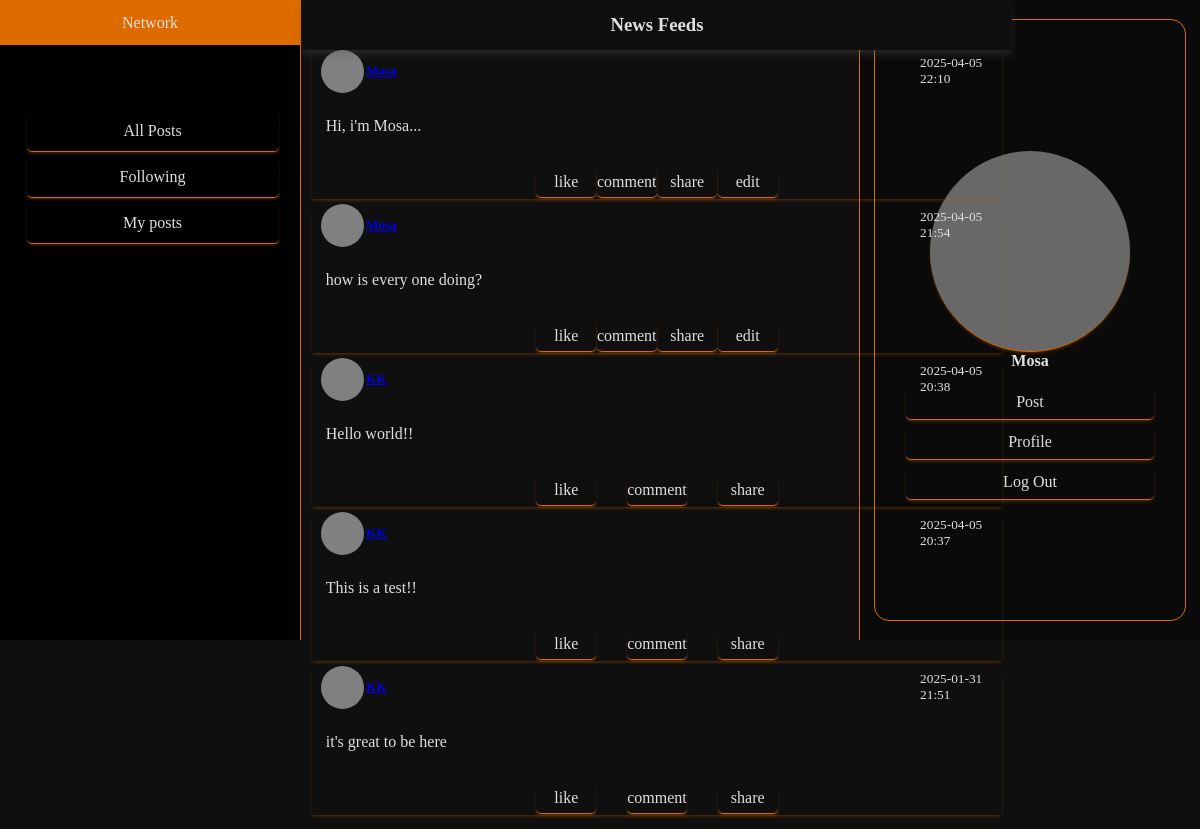
Screenshot of / (signed in) with the database file from the repository.
### network/models.py (models this page shows, shortened)
class User(AbstractUser):
    pass

class Post(models.Model):
    poster = models.ForeignKey(User, on_delete=models.CASCADE, related_name="user")
    content = models.CharField(max_length=800)
    timestamp = models.DateTimeField(auto_now_add=False)

### network/views.py (the view)
# urls.py: path("", views.index, name="index"),
def index(request):
    allPosts = Post.objects.all()
    sortedPosts = allPosts.order_by('-timestamp')
    return render(request, "network/index.html",{"allPosts":sortedPosts})

### network/templates/network/index.html (shortened to what this page needs)
{% extends "network/layout.html" %}
{% block body %}
<div class="feed-container">
    <div class="feeds-heading">
        <h3 class="feeds-title">News Feeds</h3>
    </div>
    {% for post in allPosts %}
        <div class="post-container">
            <div class="post-header">
                <a href="{% url 'profile' poster=post.poster.id %}" class="poster-container">
                    <div class="poster-img"></div>
                    <div class="poster-name"><h5>{{post.poster}}</h5></div>
                </a>
                <div class="post-time"><small id="timestamp-{{post.id}}">{{post.timestamp|date:"Y-m-d H:i"}}</small></div>
            </div>
            <div class="post-body">
                <p class="post-content" id="content-{{post.id}}">{{post.content}}</p>
            </div>
            {% if user.is_authenticated %}
            <div class="post-footer" id="post-footer-{{post.id}}">
                <div class="likes buttons like-button" data-id="{{post.id}}">like</div>
                <div class="comment buttons">comment</div>
                <div class="share buttons">share</div>
                {% if post.poster == user %}
                <div class="edit buttons" data-id="{{post.id}}">edit</div>
                {% endif %}
            </div>
            {% endif %}
        </div>
    {% endfor %}
</div>
{% endblock %}

### network/templates/network/layout.html (shortened to what this page needs)
{% load static %}
<!DOCTYPE html>
<html lang="en">
    <head>
        <link href="{% static 'network/styles.css' %}" rel="stylesheet">
    </head>
    <body>
        <nav class="navbar navbar-expand-lg navbar-light bg-light">
            <a class="navbar-brand" href="#">Network</a>
            <div class="user-nav-bar">
              <ul class="navbar-nav mr-auto">
                <li class="nav-item">
                  <a class="nav-link" href="{% url 'index' %}">All Posts</a>
                </li>
                {% if user.is_authenticated %}
                    <li class="nav-item">
                        <a class="nav-link" href="{% url 'following' %}">Following</a>
                    </li>
                    <li class="nav-item">
                        <a class="nav-link" href="#">My posts</a>
                    </li>
                {% endif %}
              </ul>
            </div>
        </nav>
        <div class="user-panel">
            <div class="user-container">
                {% if user.is_authenticated %}
                    <div class="user-img-name-container">
                        <div class="user-img"></div>
                            <div class="user-name"><strong>{{ user.username }}</strong></div>
                    </div>
                {% endif %}
                <div class="user-actions">
                    {% if user.is_authenticated %}
                        <a class="action nav-item" id="write-post" href="">Post</a>
                        <a href="{% url 'profile' poster=user.id %}" class="action nav-item">Profile</a>
                        <a class="action nav-item" href="{% url 'logout' %}">Log Out</a>
                    {% else %}
                    <a class="action nav-item" href="{% url 'login' %}">Log In</a>
                    <a class="action nav-item" href="{% url 'register' %}">Register</a>
                    {% endif %}
                </div>
            </div>
        </div>
    <div class="feed-container"></div>
        <div class="body">
            {% block body %}
            {% endblock %}
        </div>
    </body>
</html>

### network/static/network/styles.css (style rules this page uses)
:root { --text-color: rgb(224, 224, 224); --brand-color: rgb(221, 107, 0); --border-color: 1px solid rgb(221, 107, 0); --box-shadow: 0 2px 3.5px -1px rgba(221, 107, 0, 0.4); --box-shadow-hover: 0 -2px 10px -1px rgba(201, 201, 201, 0.4); --background-color: rgb(10, 10, 10); --background-color-lite: rgb(15, 15, 15); --background-color-selected: rgb(24, 24, 24); }
html { overflow-y: auto; }
body { background-color: var(--background-color-lite); color: var(--text-color); overflow-x: scroll; }
.nav-link, .navbar-brand { color: var(--text-color); text-decoration: none; }
.navbar { position: fixed; top: 0; left: 0; height: 640px; width: 300px; border-right: var(--border-color); background-color: black; }
.navbar-brand { position: absolute; top: 0; left: 0; width: 100%; height: 45px; display: flex; align-items: center; text-align: center; justify-content: center; color: var(--text-color); background-color: var(--brand-color); }
.user-nav-bar, .navbar-nav { position: relative; top: 45px; width: 280px; height: auto; display: flex; align-items: center; justify-content: center; flex-direction: column; margin-right: 15px; }
.nav-item { position: relative; width: 90%; height: 40px; display: flex; align-items: center; justify-content: center; color: var(--text-color); border-bottom: var(--border-color); box-shadow: var(--box-shadow); border-radius: 5px; margin-top: 5px; }
.feed-container, .login-container, .register-container, .profile-container { position: absolute; top: 0; left: 302px; height: 638px; width: 710px; padding-bottom: 50px; padding-top: 50px; display: flex; align-items: center; flex-direction: column; }
.feeds-heading { position: fixed; top: 0px; left: 302px; width: 710px; height: 50px; display: flex; align-items: center; justify-content: center; background-color: var(--background-color-lite); box-shadow: 0 5px 8px -1px rgba(87, 87, 86, 0.4); z-index: 1; }
.post-container, .login-form, .register-form, .user-details { position: relative; width: 690px; height: auto; margin-top: 5px; margin-bottom: 5px; display: flex; justify-content: center; align-items: center; flex-direction: column; box-shadow: var(--box-shadow); transition: background-color 0.5s ease, box-shadow 0.3s ease, border-bottom 0.8s ease; }
.post-header, .post-body, .post-footer, .edit-footer { position: relative; width: 98%; height: 50px; }
.post-header, .post-footer, .edit-footer { display: flex; flex-direction: row; justify-content: space-between; }
.post-header { top: 0; height: 2em; }
.post-footer, .edit-footer { bottom: 0; height: 2em; }
.post-body { top: 10%; width: 96%; min-height: 7em; max-height: auto; }
.post-content, .edit-text, textarea { position: absolute; width: 100%; height: auto; display: block; opacity: 1; }
.post-footer, .edit-footer { position: absolute; width: 35%; bottom: 0 }
.poster-container { position: relative; justify-self: baseline; align-items: center; width: auto; height: inherit; display: flex; flex-direction: row; }
.poster-img { position: relative; height: 43px; width: 43px; margin: 2px; border-radius: 50%; background-color: gray; }
.post-time { position: relative; width: 75px; height: inherit; display: flex; align-items: center; justify-content: center; }
.likes, .comment, .share, .edit, .edit-buttons { height: 30px; width: 60px; display: flex; align-items: center; justify-content: center; border-bottom: var(--border-color); box-shadow: var(--box-shadow); border-radius: 5px; }
.user-panel { position: fixed; top: 0px; right: 0; width: 340px; height: 640px; display: flex; align-items: center; justify-content: center; border-left: var(--border-color); background-color: var(--background-color); }
.user-container { position: relative; width: 310px; height: 600px; display: flex; align-items: center; justify-content: center; flex-direction: column; border: var(--border-color); border-radius: 15px; }
.user-img-name-container, .user-actions, .user-info { position: relative; width: 100%; height: 40%; display: flex; justify-self: start; align-items: center; justify-content: center; flex-direction: column; }
.user-actions { height: 20%; }
.user-img { position: relative; width: 200px; height: 200px; border-radius: 50%; background-color: rgba(128, 128, 128, 0.8); border-bottom: var(--border-color); box-shadow: var(--box-shadow) }
.action { text-decoration: none; color: var(--text-color); width: 80%; margin-top: 5px; border-bottom: var(--border-color); box-shadow: var(--box-shadow); border-radius: 5px; }

### rows the page displays
User: username "Mosa"
Post: timestamp "2025-04-05 22:10", content "Hi, i'm Mosa..."
Post: timestamp "2025-04-05 21:54", content "how is every one doing?"
Post: timestamp "2025-04-05 20:38", content "Hello world!!"
Post: timestamp "2025-04-05 20:37", content "This is a test!!"
Post: timestamp "2025-01-31 21:51", content "it's great to be here"
